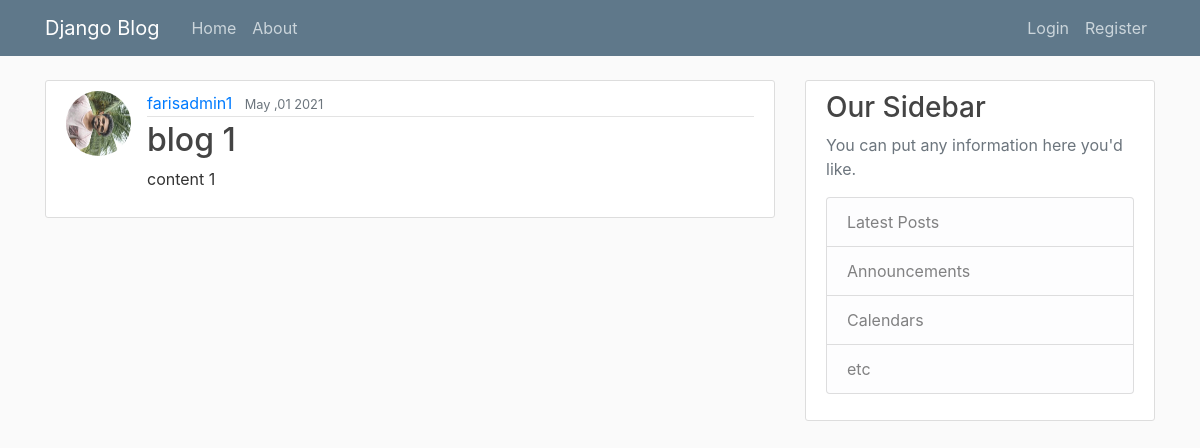
The page /post/1/ on the database as committed earlier.
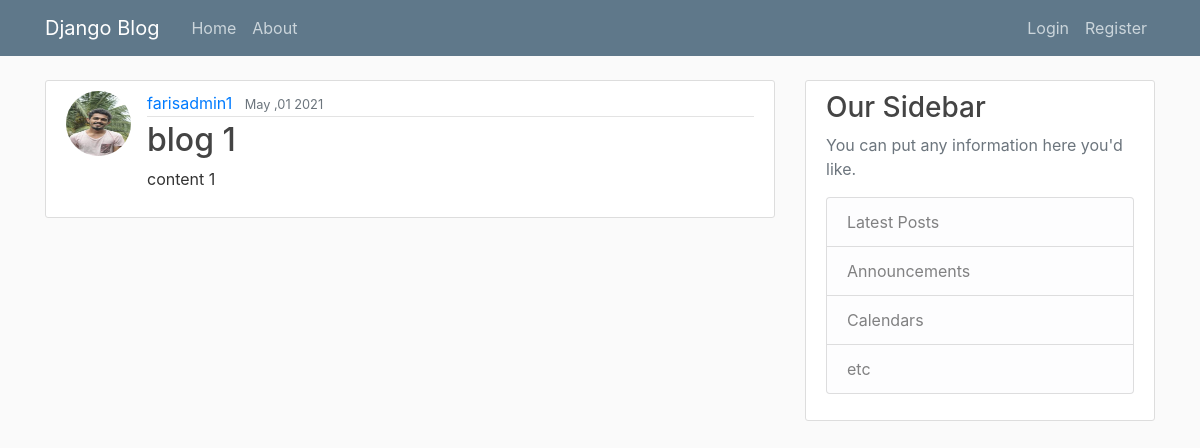
The same page on the database as committed later.
### blog/models.py (models this page shows, shortened)
class Post(models.Model):
    title=models.CharField(max_length=100)
    content=models.TextField()
    date_posted=models.DateTimeField(default=timezone.now)
    author=models.ForeignKey(User, on_delete=models.CASCADE)

### users/models.py (models this page shows, shortened)
class Profile(models.Model):
    user = models.OneToOneField(User, on_delete=models.CASCADE)
    image = models.ImageField(default = 'default.jpg',upload_to='profile_pics')

### blog/views.py (the view)
# urls.py: path('post/<int:pk>/',PostDetailView.as_view(),name='post-detail'),
class PostDetailView(DetailView):
    model = Post

### blog/templates/blog/post_detail.html (shortened to what this page needs)
{% extends 'blog/base.html' %}
{% block  content %}
<article class="media content-section">
     <img class="rounded-circle  article-img " src="{{ object.author.profile.image.url }}" alt="not image">
        <div class="media-body">
            <div class="article-metadata">
            <a class="mr-2" href="{% url 'user-posts' object.author.username %}">{{ object.author }}</a>
            <small class="text-muted">{{ object.date_posted|date:"F ,d Y" }}</small>
            </div>
            <h2 class="article-title" >{{ object.title }}</h2>
            <p class="article-content">{{ object.content }}</p>
        </div>
</article>
{% endblock content %}

Rows that differ between the two databases and show on the page:
changed through a linked row, Post "blog 1": author.profile.image: a different picture
